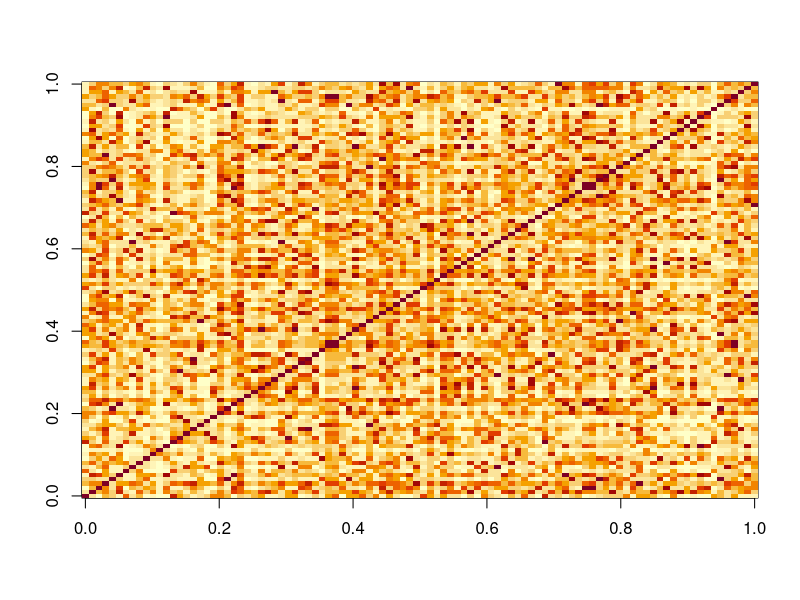

Write R code to recreate this figure.
## ---- chunk 1
set.seed(0)
d <- 4
n <- 100
theta <- 2 #c(.05,.1,.05,1)
X <- matrix(runif(d*n), ncol=d)
A <- outer(1:n, 1:n,
           Vectorize(
             function(i,j) {
               exp(-sum(theta*(X[i,]-X[j,])^2))
             }
           ))
image(A)
## ---- chunk 2
summary(eigen(A, only.values = T)$values)
## ---- chunk 3
set.seed(1)
x <- rnorm(100)
b <- A %*% x
## ---- chunk 4
summary(solve(A, b) - x)
## ---- chunk 5
A_inv <- solve(A)
summary(A_inv %*% b - x)
## ---- chunk 6
A_chol <- chol(A)
summary(backsolve(A_chol, backsolve(A_chol, b, transpose = T)) - x)
## ---- chunk 7
library(matrixcalc)
A_lu <- lu.decomposition(A)
summary(c(A_lu$L %*% A_lu$U - A))
# Check that decomposition is correct, all < 1e-15
summary(backsolve(A_lu$U, backsolve(A_lu$L, b, upper.tri=F)) - x)
## ---- chunk 8
set.seed(2)
n <- 11
A <- matrix(Matrix::Hilbert(n), n, n)
x <- rnorm(n)
b <- A %*% x
## ---- chunk 9

A_inv <- solve(A)
summary(A_inv %*% b - x)
## ---- chunk 10
A_chol <- chol(A)
summary(backsolve(A_chol, backsolve(A_chol, b, transpose = T)) - x)
## ---- chunk 11
A_lu <- lu.decomposition(A)
summary(c(A_lu$L %*% A_lu$U - A))
# Check that decomposition is correct, all < 1e-15
summary(backsolve(A_lu$U, backsolve(A_lu$L, b, upper.tri=F)) - x)
